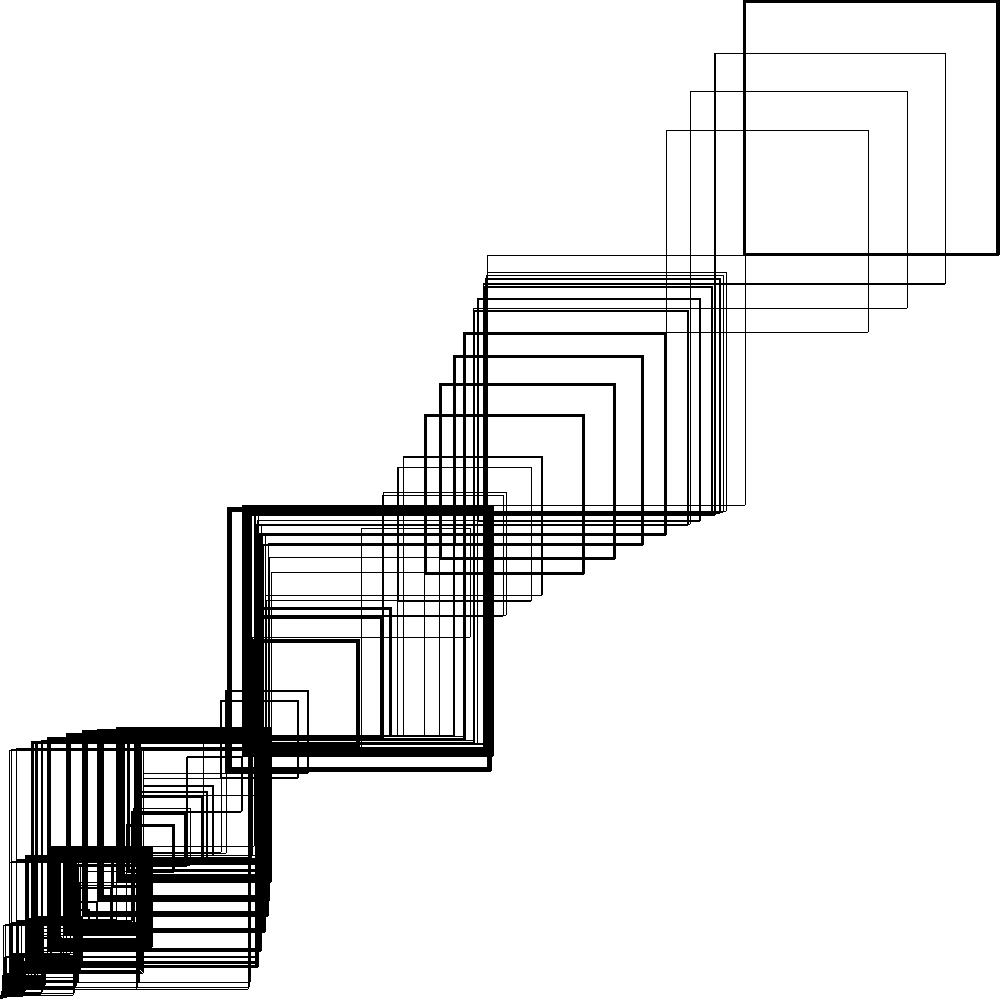

Write Python code to recreate this figure.
from PIL import Image

n = 10000
recaman = [0]

for i in range(1, n+1):
	plusTarget = recaman[-1] + i
	subtTarget = recaman[-1] - i
	if subtTarget in recaman or subtTarget < 0:
		recaman.append(plusTarget)
	else:
		recaman.append(subtTarget)

N = max(recaman)

W = 1000
H = 1000

colorWhite = (255, 255, 255)
colorBlack = (0, 0, 0)

startPoint = (0, H-1)
endPoint = (W-1, 0)
segment = ((W-1)/N, ((H-1)/N)*-1)

def numToPoint(num):
	x, y = startPoint
	dx, dy = segment
	dx *= num
	dy *= num
	newPoint = (x+dx, y+dy)
	return newPoint

def drawNum2Num(im, numA, numB, direction):
	if numA > numB:
		numA, numB = numB, numA
	
	pA = numToPoint(numA)
	pB = numToPoint(numB)

	xa, ya = pA
	xb, yb = pB
	xa, xb, ya, yb = int(xa), int(xb), int(ya), int(yb)
	xc = xb if direction == 0 else xa
	yc = ya if direction == 0 else yb
	for xi in range(xa, xb):
		im.putpixel((xi, yc), colorBlack)
	for yi in range(yb, ya):
		im.putpixel((xc, yi), colorBlack)



im = Image.new('RGB', (W, H), colorWhite)


for i in range(len(recaman)-1):
	print(i, '/', n, end='\r')
	drawNum2Num(im, recaman[i], recaman[i+1], i % 2)

im.save('recaman.jpg')